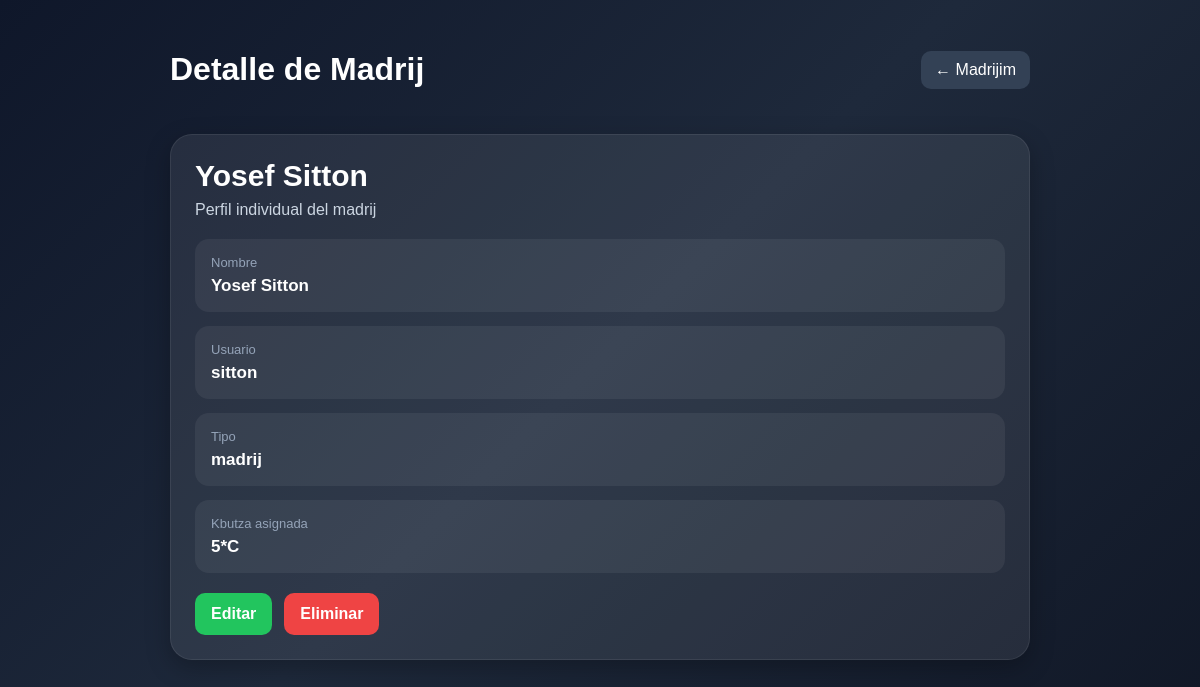
The app's page /panel-admin/madrijim/1/ with its own data.
### usuarios/models.py (models this page shows, shortened)
class UsuarioCamp(models.Model):
    TIPOS = [
        ('admin', 'Admin'),
        ('madrij', 'Madrij'),
        ('arbitro', 'Arbitro'),
        ('consulta', 'Consulta'),
    ]
    nombre = models.CharField(max_length=100)
    username = models.CharField(max_length=100, unique=True)
    password = models.CharField(max_length=100)
    tipo = models.CharField(max_length=20, choices=TIPOS)

### kbutzot/models.py (models this page shows, shortened)
class MadrijKbutza(models.Model):
    usuario = models.ForeignKey(UsuarioCamp, on_delete=models.CASCADE)
    kbutza = models.ForeignKey(Kbutza, on_delete=models.CASCADE)

class Kbutza(models.Model):
    nombre = models.CharField(max_length=100)
    color = models.CharField(max_length=50, blank=True, null=True)
    cuarto = models.CharField(max_length=100, blank=True, null=True)

### torneo/views.py (the view)
# urls.py: path('panel-admin/madrijim/<int:madrij_id>/', detalle_madrij, name='detalle_madrij'),
def detalle_madrij(request, madrij_id):
    madrij = get_object_or_404(UsuarioCamp, id=madrij_id, tipo='madrij')
    asignacion = MadrijKbutza.objects.filter(usuario=madrij).first()
    return render(request, 'detalle_madrij.html', {
        'madrij': madrij,
        'asignacion': asignacion
    })

### templates/detalle_madrij.html (shortened to what this page needs)
<!DOCTYPE html>
<html lang="es">
<head>
</head>
<body>
    <div class="container">
        <div class="topbar">
            <h1>Detalle de Madrij</h1>
            <a class="back" href="/panel-admin/madrijim/">← Madrijim</a>
        </div>
        <div class="card">
            <h2 class="name">{{ madrij.nombre }}</h2>
            <div class="subtitle">Perfil individual del madrij</div>
            <div class="info-grid">
                <div class="info-box">
                    <span class="label">Nombre</span>
                    <div class="value">{{ madrij.nombre }}</div>
                </div>
                <div class="info-box">
                    <span class="label">Usuario</span>
                    <div class="value">{{ madrij.username }}</div>
                </div>
                <div class="info-box">
                    <span class="label">Tipo</span>
                    <div class="value">{{ madrij.tipo }}</div>
                </div>
                <div class="info-box">
                    <span class="label">Kbutza asignada</span>
                    <div class="value">
                        {% if asignacion %}
                            {{ asignacion.kbutza.nombre }}
                        {% else %}
                            Sin asignar
                        {% endif %}
                    </div>
                </div>
            </div>
            <div class="actions">
                <a href="/panel-admin/madrijim/{{ madrij.id }}/editar/" class="btn btn-edit">Editar</a>
                <a href="/panel-admin/madrijim/{{ madrij.id }}/eliminar/" class="btn btn-delete">Eliminar</a>
            </div>
        </div>
    </div>
</body>
</html>

### templates/detalle_madrij.html (style rules this page uses)
* { box-sizing: border-box; }
body { margin: 0; font-family: Arial, sans-serif; background: linear-gradient(135deg, #0f172a, #1e293b, #111827); color: white; }
.container { max-width: 900px; margin: auto; padding: 30px 20px 60px; }
.topbar { display: flex; justify-content: space-between; align-items: center; gap: 15px; flex-wrap: wrap; margin-bottom: 24px; }
.back { text-decoration: none; color: white; background: #334155; padding: 10px 14px; border-radius: 10px; }
.card { background: rgba(255,255,255,0.08); border: 1px solid rgba(255,255,255,0.08); border-radius: 22px; padding: 24px; box-shadow: 0 8px 25px rgba(0,0,0,0.25); }
.name { font-size: 30px; margin: 0 0 8px; }
.subtitle { color: #cbd5e1; margin-bottom: 20px; }
.info-grid { display: grid; gap: 14px; }
.info-box { background: rgba(255,255,255,0.06); border-radius: 14px; padding: 16px; }
.label { display: block; color: #94a3b8; font-size: 13px; margin-bottom: 6px; }
.value { font-size: 17px; font-weight: bold; }
.actions { display: flex; gap: 12px; margin-top: 20px; flex-wrap: wrap; }
.btn { text-decoration: none; color: white; padding: 12px 16px; border-radius: 10px; font-weight: bold; }
.btn-edit { background: #22c55e; }
.btn-delete { background: #ef4444; }

### records on screen
UsuarioCamp: nombre "Yosef Sitton", username "sitton", tipo "madrij"
MadrijKbutza: kbutza.nombre "5*C"
